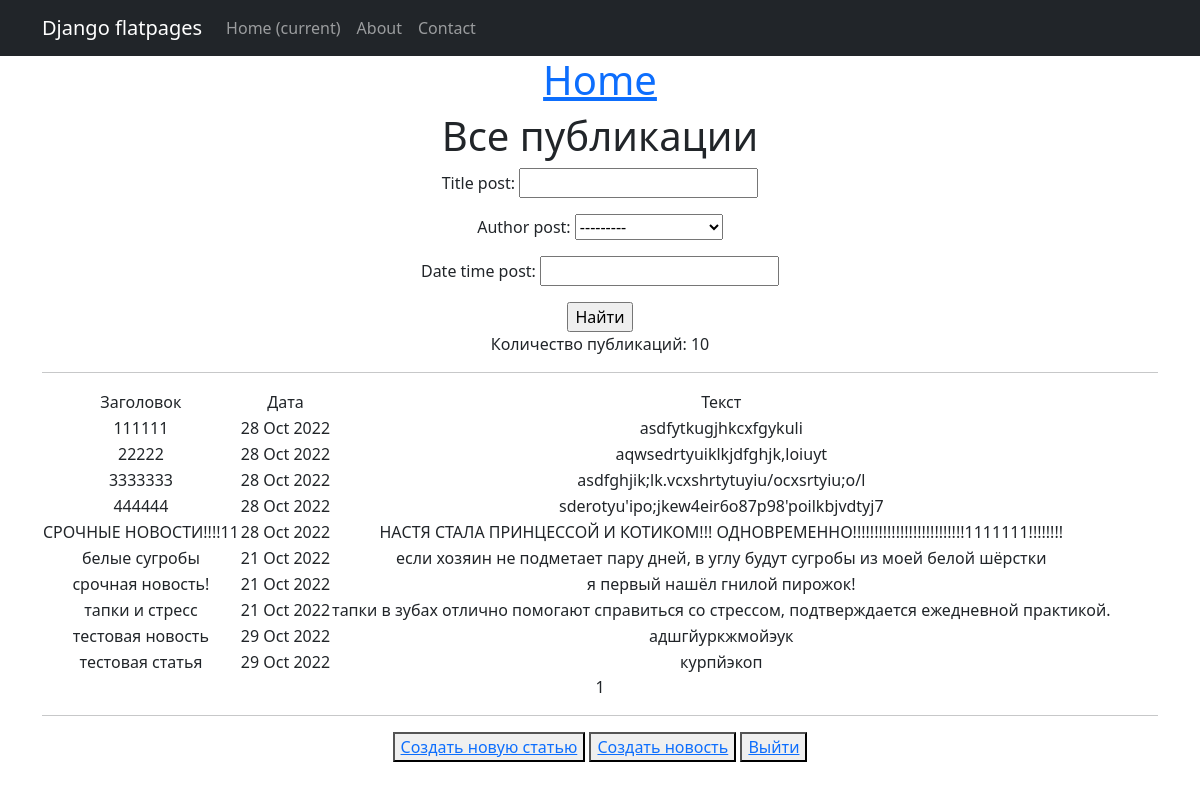
The app's page / (signed in), older data.
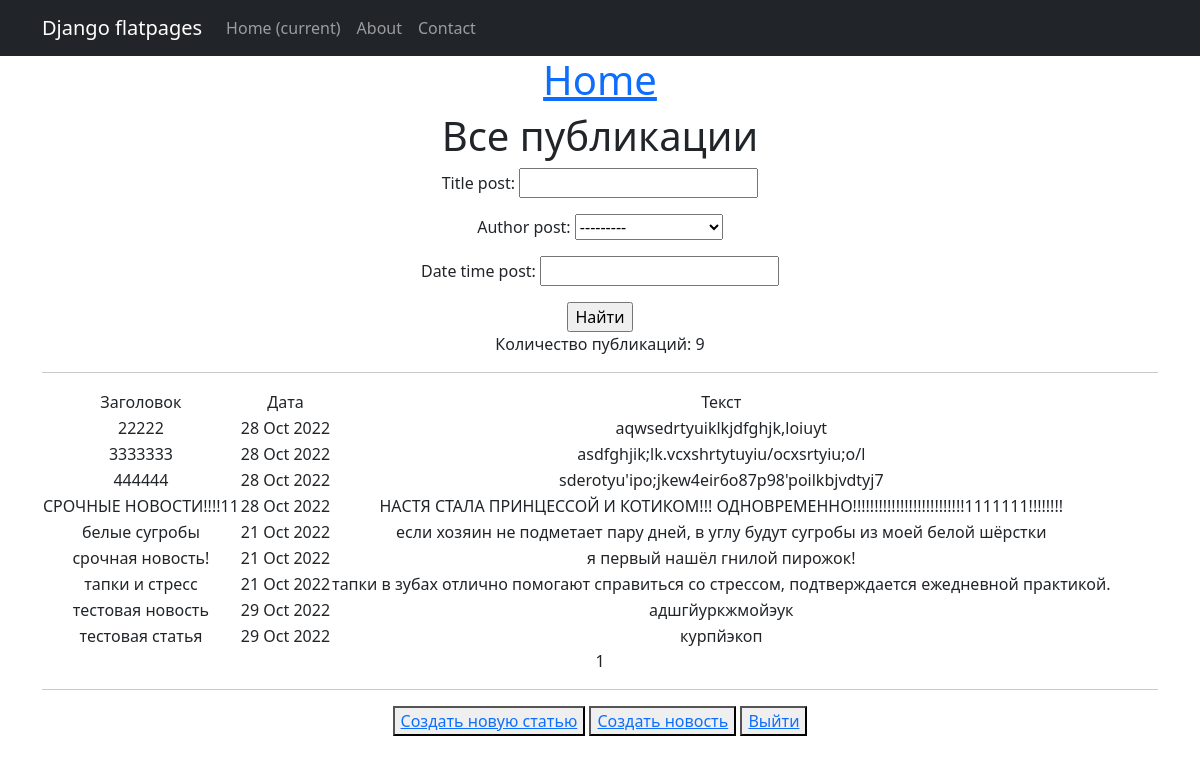
The same page, newer data.
### NewsApp/models.py (models this page shows, shortened)
class Post(models.Model):
    article = 'AR'
    news = 'NE'
    TYPE = [
    (article, 'статья'),
    (news, 'новость')]
    author_post = models.ForeignKey(Author, on_delete=models.CASCADE)
    type_post = models.CharField(max_length=2, choices=TYPE, default=article)
    date_time_post = models.DateTimeField(auto_now_add=True)
    categories_post = models.ManyToManyField(Category, through='PostCategory')
    title_post = models.CharField(max_length=250)
    text_post = models.TextField()
    rating_post = models.FloatField(default=0.0)

### NewsApp/views.py (the view)
# urls.py: path('', PostsList.as_view(), name='post_list'),
class PostsList(LoginRequiredMixin, ListView):
    model = Post
    ordering = 'title_post'
    template_name = 'posts.html'
    context_object_name = 'posts'
    paginate_by = 10
    def get_queryset(self):
        queryset = super().get_queryset()
        self.filterset = PostFilter(self.request.GET, queryset)
        return self.filterset.qs
    def get_context_data(self, **kwargs):
        context = super().get_context_data(**kwargs)
        context['filterset'] = self.filterset
        return context

### NewsApp/templatetags/custom_filters.py (called while the page is built)
@register.filter()
def censor(value):
    for word in words:
        value = value.replace(word, '***')
    return value

### templates/posts.html (shortened to what this page needs)
{% extends 'flatpages/default.html' %}
{% load custom_filters %}
{% load custom_tags %}
{% block content %}
<h1>Все публикации </h1>
<form action="" method="get">
    {{ filterset.form.as_p }}
    <input type="submit" value="Найти" />
</form>
Количество публикаций: {{  posts|length}}
<hr>
{% if posts %}
<table>
    <tr>
        <td>Заголовок</td>
        <td>Дата</td>
        <td>Текст</td>
    </tr>
    {% for post in posts %}
    <tr>
        <td>{{ post.title_post|censor }}</td>
        <td>{{ post.date_time_post|date:'d M Y' }}</td>
        <td>{{ post.text_post|truncatewords:20 }}</td>
    </tr>
    {% endfor %}
</table>
{% else %}
<h2>Публикаций нет!</h2>
{% endif %}
{{ page_obj.number }}
<hr>
<button> <a href="articles/create/">Создать новую статью</a> </button>
<button> <a href="news/create/">Создать новость</a> </button>
<button> <a href="sign/logout/">Выйти</a> </button>
{% endblock content %}

Row changes from the older to the newer data that the page shows:
removed Post: title_post|censor "111111", date_time_post "28 Oct 2022", text_post "asdfytkugjhkcxfgykuli"
Text that changed along with them:
{{ posts|length }}: "10" → "9"
